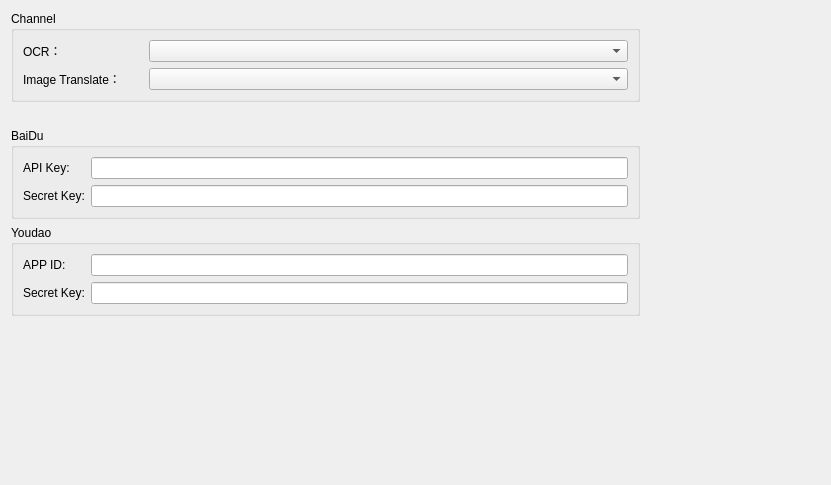
<?xml version="1.0" encoding="UTF-8"?>
<ui version="4.0">
 <class>Tokens</class>
 <widget class="QWidget" name="Tokens">
  <property name="geometry">
   <rect>
    <x>0</x>
    <y>0</y>
    <width>831</width>
    <height>485</height>
   </rect>
  </property>
  <property name="windowTitle">
   <string>Form</string>
  </property>
  <layout class="QGridLayout" name="gridLayout_4" columnstretch="7,2">
   <item row="0" column="0">
    <widget class="QGroupBox" name="groupBox">
     <property name="title">
      <string>Channel</string>
     </property>
     <layout class="QHBoxLayout" name="horizontalLayout">
      <item>
       <widget class="QWidget" name="widget" native="true">
        <layout class="QGridLayout" name="gridLayout_2" columnstretch="1,4">
         <property name="leftMargin">
          <number>0</number>
         </property>
         <property name="topMargin">
          <number>0</number>
         </property>
         <property name="rightMargin">
          <number>0</number>
         </property>
         <property name="bottomMargin">
          <number>0</number>
         </property>
         <item row="0" column="0">
          <widget class="QLabel" name="labOCR">
           <property name="text">
            <string>OCR：</string>
           </property>
          </widget>
         </item>
         <item row="0" column="1">
          <widget class="QComboBox" name="cbbOcr"/>
         </item>
         <item row="1" column="0">
          <widget class="QLabel" name="labImgTranslate">
           <property name="text">
            <string>Image Translate：</string>
           </property>
          </widget>
         </item>
         <item row="1" column="1">
          <widget class="QComboBox" name="cbbImgTranslate"/>
         </item>
        </layout>
       </widget>
      </item>
     </layout>
    </widget>
   </item>
   <item row="0" column="1">
    <spacer name="horizontalSpacer">
     <property name="orientation">
      <enum>Qt::Horizontal</enum>
     </property>
     <property name="sizeHint" stdset="0">
      <size>
       <width>178</width>
       <height>20</height>
      </size>
     </property>
    </spacer>
   </item>
   <item row="1" column="0">
    <spacer name="verticalSpacer">
     <property name="orientation">
      <enum>Qt::Vertical</enum>
     </property>
     <property name="sizeType">
      <enum>QSizePolicy::Fixed</enum>
     </property>
     <property name="sizeHint" stdset="0">
      <size>
       <width>20</width>
       <height>20</height>
      </size>
     </property>
    </spacer>
   </item>
   <item row="2" column="0">
    <widget class="QGroupBox" name="groupBox_2">
     <property name="title">
      <string>BaiDu</string>
     </property>
     <layout class="QHBoxLayout" name="horizontalLayout_2">
      <item>
       <widget class="QWidget" name="widget_6" native="true">
        <layout class="QGridLayout" name="gridLayout">
         <property name="leftMargin">
          <number>0</number>
         </property>
         <property name="topMargin">
          <number>0</number>
         </property>
         <property name="rightMargin">
          <number>0</number>
         </property>
         <property name="bottomMargin">
          <number>0</number>
         </property>
         <item row="0" column="0">
          <widget class="QLabel" name="label_2">
           <property name="text">
            <string>API Key:</string>
           </property>
           <property name="alignment">
            <set>Qt::AlignLeading|Qt::AlignLeft|Qt::AlignVCenter</set>
           </property>
          </widget>
         </item>
         <item row="0" column="1">
          <widget class="QLineEdit" name="leBdApiKey">
           <property name="styleSheet">
            <string notr="true">lineedit-password-character: 42;</string>
           </property>
           <property name="echoMode">
            <enum>QLineEdit::Password</enum>
           </property>
          </widget>
         </item>
         <item row="1" column="0">
          <widget class="QLabel" name="label_6">
           <property name="text">
            <string>Secret Key:</string>
           </property>
           <property name="alignment">
            <set>Qt::AlignLeading|Qt::AlignLeft|Qt::AlignVCenter</set>
           </property>
          </widget>
         </item>
         <item row="1" column="1">
          <widget class="QLineEdit" name="leBdSecretKey">
           <property name="styleSheet">
            <string notr="true">lineedit-password-character: 42;</string>
           </property>
           <property name="echoMode">
            <enum>QLineEdit::Password</enum>
           </property>
          </widget>
         </item>
        </layout>
       </widget>
      </item>
     </layout>
    </widget>
   </item>
   <item row="3" column="0">
    <widget class="QGroupBox" name="groupBox_3">
     <property name="title">
      <string>Youdao</string>
     </property>
     <layout class="QHBoxLayout" name="horizontalLayout_3">
      <item>
       <widget class="QWidget" name="widget_2" native="true">
        <layout class="QGridLayout" name="gridLayout_3">
         <property name="leftMargin">
          <number>0</number>
         </property>
         <property name="topMargin">
          <number>0</number>
         </property>
         <property name="rightMargin">
          <number>0</number>
         </property>
         <property name="bottomMargin">
          <number>0</number>
         </property>
         <item row="0" column="0">
          <widget class="QLabel" name="label_11">
           <property name="text">
            <string>APP ID:</string>
           </property>
           <property name="alignment">
            <set>Qt::AlignLeading|Qt::AlignLeft|Qt::AlignVCenter</set>
           </property>
          </widget>
         </item>
         <item row="0" column="1">
          <widget class="QLineEdit" name="leYDAppID">
           <property name="styleSheet">
            <string notr="true">lineedit-password-character: 42;</string>
           </property>
           <property name="echoMode">
            <enum>QLineEdit::Password</enum>
           </property>
          </widget>
         </item>
         <item row="1" column="0">
          <widget class="QLabel" name="label_8">
           <property name="text">
            <string>Secret Key:</string>
           </property>
           <property name="alignment">
            <set>Qt::AlignLeading|Qt::AlignLeft|Qt::AlignVCenter</set>
           </property>
          </widget>
         </item>
         <item row="1" column="1">
          <widget class="QLineEdit" name="leYDApiSecret">
           <property name="styleSheet">
            <string notr="true">lineedit-password-character: 42;</string>
           </property>
           <property name="echoMode">
            <enum>QLineEdit::Password</enum>
           </property>
          </widget>
         </item>
        </layout>
       </widget>
      </item>
     </layout>
    </widget>
   </item>
   <item row="4" column="0">
    <spacer name="verticalSpacer_2">
     <property name="orientation">
      <enum>Qt::Vertical</enum>
     </property>
     <property name="sizeHint" stdset="0">
      <size>
       <width>20</width>
       <height>191</height>
      </size>
     </property>
    </spacer>
   </item>
  </layout>
 </widget>
 <resources/>
 <connections/>
</ui>
